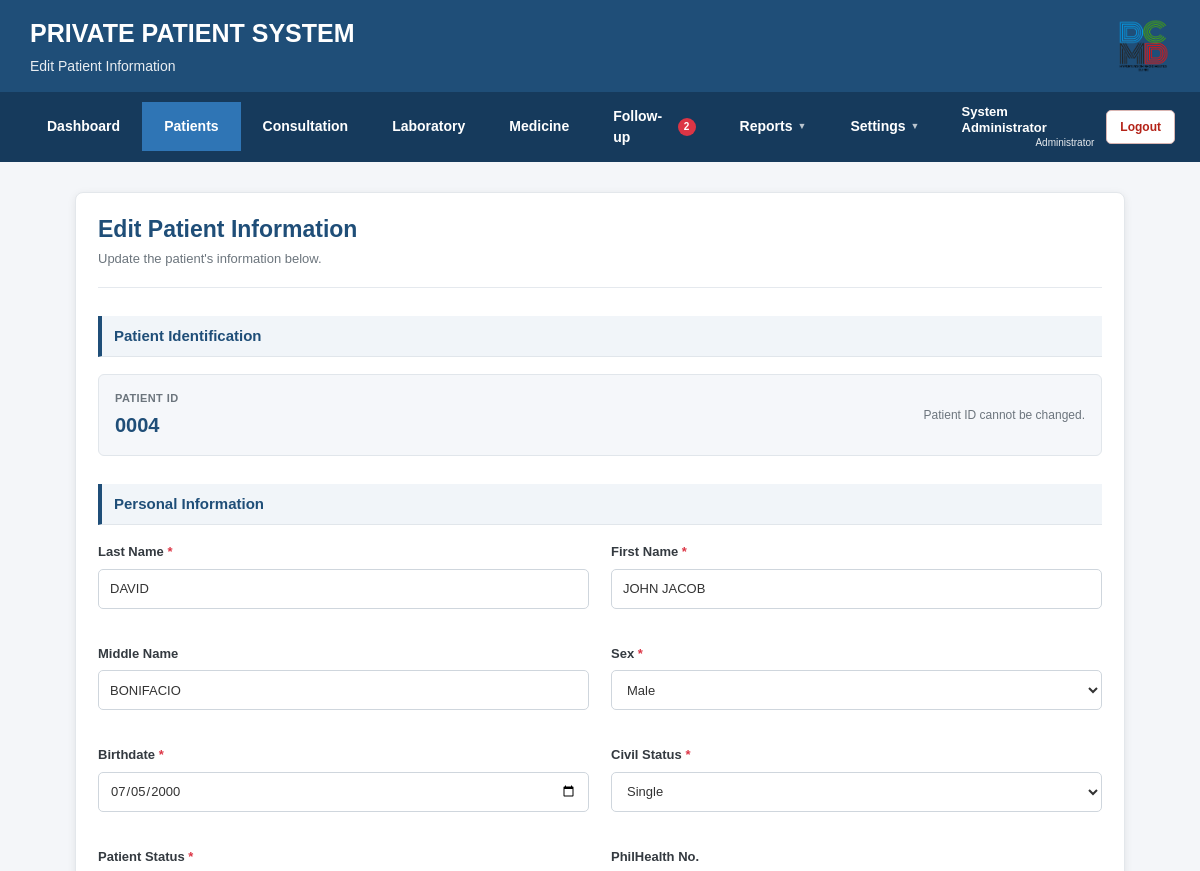
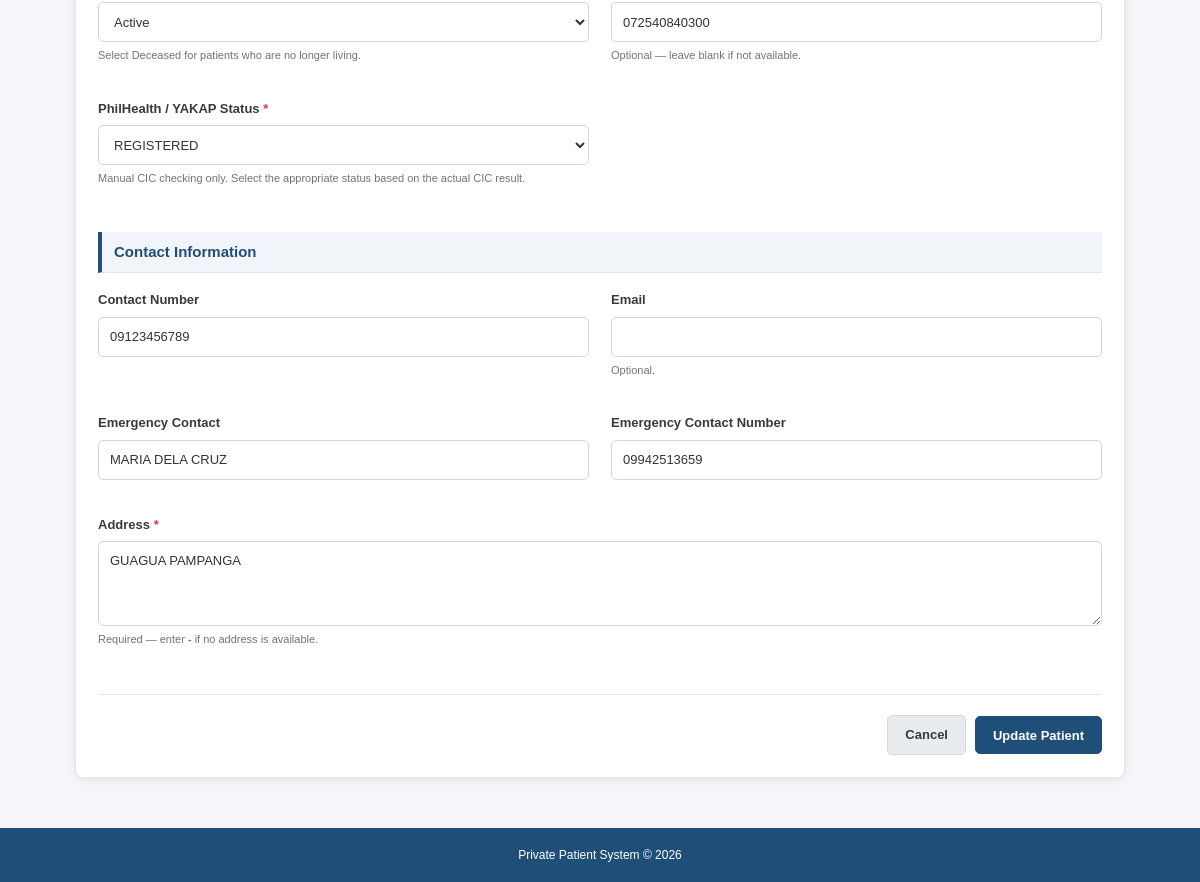
/private_patient_system/patients/edit.php?id=21 (signed in), run on the app's committed database (2 pictures, top to bottom).
### tables this page shows
CREATE TABLE IF NOT EXISTS `patients` (
  `id` int(11) NOT NULL AUTO_INCREMENT,
  `patient_id` varchar(10) NOT NULL,
  `last_name` varchar(100) NOT NULL,
  `first_name` varchar(100) NOT NULL,
  `middle_name` varchar(100) DEFAULT NULL,
  `birthdate` date NOT NULL,
  `sex` enum('Male','Female') NOT NULL,
  `civil_status` varchar(30) DEFAULT NULL,
  `philhealth_no` varchar(30) DEFAULT NULL,
  `philhealth_yakap_status` varchar(30) DEFAULT NULL,
  `address` text,
  `contact_no` varchar(20) DEFAULT NULL,
  `email` varchar(150) DEFAULT NULL,
  `emergency_contact` varchar(150) DEFAULT NULL,
  `emergency_contact_no` varchar(20) DEFAULT NULL,
  `date_registered` date NOT NULL,
  `status` enum('Active','Inactive','Deceased') NOT NULL DEFAULT 'Active',
  `created_at` timestamp NOT NULL DEFAULT CURRENT_TIMESTAMP,
  PRIMARY KEY (`id`),
  UNIQUE KEY `patient_id` (`patient_id`)
);

### private_patient_system/patients/edit.php (the view, shortened to what this page needs)
<?php
require_once "../config/database.php";
$id = isset($_GET['id'])
    ? intval($_GET['id'])
    : 0;
$sql = "SELECT * FROM patients WHERE id = ?";
$stmt = $conn->prepare($sql);
$stmt->bind_param("i", $id);
$stmt->execute();
$result = $stmt->get_result();
$patient = $result->fetch_assoc();
$currentStatus = !empty($patient['status'])
    ? $patient['status']
    : 'Active';
$philhealthNo = isset($patient['philhealth_no'])
    ? $patient['philhealth_no']
    : '';
$civilStatus = isset($patient['civil_status'])
    ? trim($patient['civil_status'])
    : '';
$philhealthYakapStatus = isset(
    $patient['philhealth_yakap_status']
)
    ? trim($patient['philhealth_yakap_status'])
    : '';
$email = isset($patient['email'])
    ? trim($patient['email'])
    : '';
require_once "../includes/header.php";
require_once "../includes/navigation.php";
?>
<main class="main-container">
    <div class="card edit-patient-card">
        <div class="card-header">
            <div>
                <h2>
                    Edit Patient Information
                </h2>
                <p>
                    Update the patient's information below.
                </p>
            </div>
        </div>
        <form
            action="update.php"
            method="POST"
            id="editPatientForm"
        >
            <div class="section-title">
                Patient Identification
            </div>
            <div class="patient-id-display">
                <div class="patient-id-info">
                    <span class="patient-id-label">
                        Patient ID
                    </span>
                    <span class="patient-id-number">
                        <?php
                        echo htmlspecialchars(
                            $patient['patient_id']
                        );
                        ?>
                    </span>
                </div>
                <div class="patient-id-note">
                    Patient ID cannot be changed.
                </div>
            </div>
            <div class="section-title">
                Personal Information
            </div>
            <div class="form-grid">
                <div class="form-group">
                    <label>
                        Last Name
                        <span class="required">*</span>
                    </label>
                    <input
                        type="text"
                        name="last_name"
                        class="uppercase-field"
                        value="<?php
                            echo htmlspecialchars(
                                $patient['last_name']
                            );
                        ?>"
                        autocomplete="family-name"
                        required
                    >
                </div>
                <div class="form-group">
                    <label>
                        First Name
                        <span class="required">*</span>
                    </label>
                    <input
                        type="text"
                        name="first_name"
                        class="uppercase-field"
                        value="<?php
                            echo htmlspecialchars(
                                $patient['first_name']
                            );
                        ?>"
                        autocomplete="given-name"
                        required
                    >
                </div>
                <div class="form-group">
                    <label>
                        Middle Name
                    </label>
                    <input
                        type="text"
                        name="middle_name"
                        class="uppercase-field"
                        value="<?php
                            echo htmlspecialchars(
                                $patient['middle_name']
                            );
                        ?>"
                    >
                </div>
                <div class="form-group">
                    <label>
                        Sex
                        <span class="required">*</span>
                    </label>
                    <select
                        name="sex"
                        required
                    >
                        <option
                            value="Male"
                            <?php
                            echo (
                                $patient['sex'] == 'Male'
                            )
                                ? 'selected'
                                : '';
                            ?>
                        >
                            Male
                        </option>
                    </select>
                </div>
                <div class="form-group">
                    <label>
                        Birthdate
                        <span class="required">*</span>
                    </label>
                    <input
                        type="date"
                        name="birthdate"
                        value="<?php
                            echo htmlspecialchars(
                                $patient['birthdate']
                            );
                        ?>"
                        max="<?php echo date('Y-m-d'); ?>"
                        required
                    >
                </div>
                <div class="form-group">
                    <label>
                        Civil Status
                        <span class="required">*</span>
                    </label>
                    <select
                        name="civil_status"
                        required
                    >
                        <option
                            value="Single"
                            <?php
                            echo (
                                $civilStatus == 'Single'
                            )
                                ? 'selected'
                                : '';
                            ?>
                        >
                            Single
                        </option>
                    </select>
                </div>
                <div class="form-group">
                    <label>
                        Patient Status
                        <span class="required">*</span>
                    </label>
                    <select
                        name="status"
                        required
                    >
                        <option
                            value="Active"
                            <?php
                            echo (
                                $currentStatus == 'Active'
                            )
                                ? 'selected'
                                : '';
                            ?>
                        >
                            Active
                        </option>
                    </select>
                    <div class="status-note">
                        Select Deceased for patients who are no longer living.
                    </div>
                </div>
                <div class="form-group">
                    <label>
                        PhilHealth No.
                    </label>
                    <input
                        type="text"
                        name="philhealth_no"
                        id="philhealth_no"
                        maxlength="30"
                        inputmode="numeric"
                        autocomplete="off"
                        value="<?php
                            echo htmlspecialchars(
                                $philhealthNo
                            );
                        ?>"
                    >
                    <div class="field-note">
                        Optional — leave blank if not available.
                    </div>
                </div>
                <div class="form-group">
                    <label>
                        PhilHealth / YAKAP Status
                        <span
                            class="required"
                            id="yakapRequired"
                        >
                            *
                        </span>
                    </label>
                    <select
                        name="philhealth_yakap_status"
                        id="philhealth_yakap_status"
                    >
                        <option
                            value="REGISTERED"
                            <?php
                            echo (
                                $philhealthYakapStatus
                                == 'REGISTERED'
                            )
                                ? 'selected'
                                : '';
                            ?>
                        >
                            REGISTERED
                        </option>
                    </select>
                    <div class="yakap-status-note">
                        Manual CIC checking only. Select the appropriate status based on the actual CIC result.
                    </div>
                </div>
            </div>
            <div class="section-title">
                Contact Information
            </div>
            <div class="form-grid">
                <div class="form-group">
                    <label>
                        Contact Number
                    </label>
                    <input
                        type="text"
                        name="contact_no"
                        maxlength="11"
                        inputmode="numeric"
                        autocomplete="tel"
                        value="<?php
                            echo htmlspecialchars(
                                $patient['contact_no']
                            );
                        ?>"
                    >
                </div>
                <div class="form-group">
                    <label>
                        Email
                    </label>
                    <input
                        type="email"
                        name="email"
                        maxlength="150"
                        autocomplete="email"
                        value="<?php
                            echo htmlspecialchars(
                                $email
                            );
                        ?>"
                    >
                    <div class="field-note">
                        Optional.
                    </div>
                </div>
                <div class="form-group">
                    <label>
                        Emergency Contact
                    </label>
                    <input
                        type="text"
                        name="emergency_contact"
                        class="uppercase-field"
                        value="<?php
                            echo htmlspecialchars(
                                $patient['emergency_contact']
                            );
                        ?>"
                    >
                </div>
                <div class="form-group">
                    <label>
                        Emergency Contact Number
                    </label>
                    <input
                        type="text"
                        name="emergency_contact_no"
                        maxlength="11"
                        inputmode="numeric"
                        autocomplete="tel"
                        value="<?php
                            echo htmlspecialchars(
                                $patient['emergency_contact_no']
                            );
                        ?>"
                    >
                </div>
                <div class="form-group form-group-full">
                    <label>
                        Address
                        <span class="required">*</span>
                    </label>
                    <textarea
                        name="address"
                        id="address"
                        class="uppercase-field"
                        required
                    ><?php
                        echo htmlspecialchars(
                            $patient['address']
                        );
                    ?></textarea>
                    <div class="field-note">
                        Required — enter
                        <strong>-</strong>
                        if no address is available.
                    </div>
                </div>
            </div>
            <div class="form-actions">
                <a
                    href="view.php?id=<?php echo (int) $id; ?>"
                    class="btn btn-cancel"
                    id="cancelButton"
                >
                    Cancel
                </a>
                <button
                    type="submit"
                    class="btn btn-update"
                    id="updateButton"
                >
                    <span id="updateButtonText">
                        Update Patient
                    </span>
                </button>
            </div>
        </form>
    </div>
</main>
<?php
require_once "../includes/footer.php";
?>

### data on the page
patients: patient "0004", last_name "DAVID", first_name "JOHN JACOB", middle_name "BONIFACIO", sex "Male", birthdate "07/05/2000", civil_status "Single", status "Active", philhealth_no "072540840300", philhealth_yakap_status "REGISTERED", contact_no "09123456789", emergency_contact "MARIA DELA CRUZ", emergency_contact_no "09942513659", address "GUAGUA PAMPANGA"

### other printed values
$pageSubtitle "Edit Patient Information"
$followUpDueSoonCount "2"
$loggedInName "System Administrator"
$loggedInRole "Administrator"
